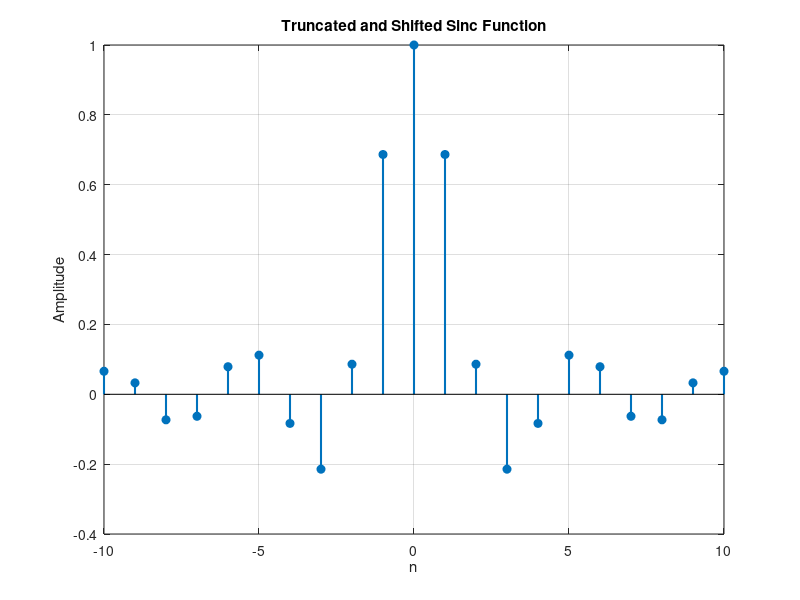
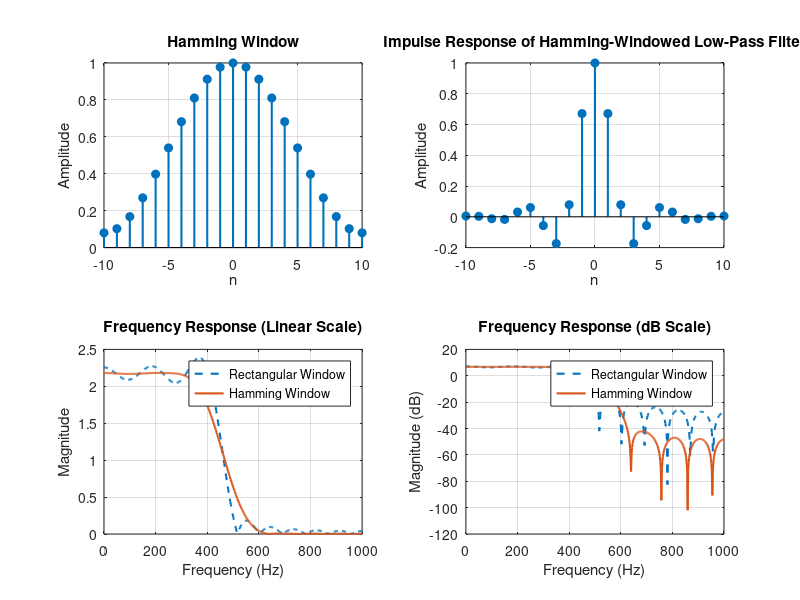

Write MATLAB code to recreate these figures, in order.
%Task3
clc; clear; close all;

fs = 2000;      
fc = 460;      
M = 20;          
N = M + 1;      
n = 0:M;        
ft = fc / fs;    

h_sinc = sinc(2 * ft * (n - M/2));


w_hamming = hamming(N)';


h_windowed = h_sinc .* w_hamming;

% Truncated and shifted sinc function
figure;
stem(n - M/2, h_sinc, 'filled', 'LineWidth', 1.5);
xlabel('n');
ylabel('Amplitude');
title('Truncated and Shifted Sinc Function');
grid on;

% Hamming Window
figure;
subplot(221);
stem(n - M/2, w_hamming, 'filled', 'LineWidth', 1.5);
xlabel('n');
ylabel('Amplitude');
title('Hamming Window');
grid on;

% Impulse Response of Hamming-Windowed Low-Pass Filter
subplot(222)
stem(n - M/2, h_windowed, 'filled', 'LineWidth', 1.5);
xlabel('n');
ylabel('Amplitude');
title('Impulse Response of Hamming-Windowed Low-Pass Filter');
grid on;


H_windowed = fft(h_windowed, 1024);
H_rect = fft(h_sinc, 1024);  % Compare with rectangular window
H_mag_windowed = abs(H_windowed);
H_mag_rect = abs(H_rect);
H_dB_windowed = 20 * log10(H_mag_windowed);
H_dB_rect = 20 * log10(H_mag_rect);
f = linspace(0, fs/2, length(H_windowed)/2);

% Frequency Response (Linear Scale)
subplot(223);
plot(f, H_mag_rect(1:end/2), '--', 'LineWidth', 1.5, 'DisplayName', 'Rectangular Window');
hold on;
plot(f, H_mag_windowed(1:end/2), 'LineWidth', 1.5, 'DisplayName', 'Hamming Window');
xlabel('Frequency (Hz)');
ylabel('Magnitude');
title('Frequency Response (Linear Scale)');
legend;
grid on;

% Frequency Response (dB Scale)
subplot(224)
plot(f, H_dB_rect(1:end/2), '--', 'LineWidth', 1.5, 'DisplayName', 'Rectangular Window');
hold on;
plot(f, H_dB_windowed(1:end/2), 'LineWidth', 1.5, 'DisplayName', 'Hamming Window');
xlabel('Frequency (Hz)');
ylabel('Magnitude (dB)');
title('Frequency Response (dB Scale)');
legend;
grid on;